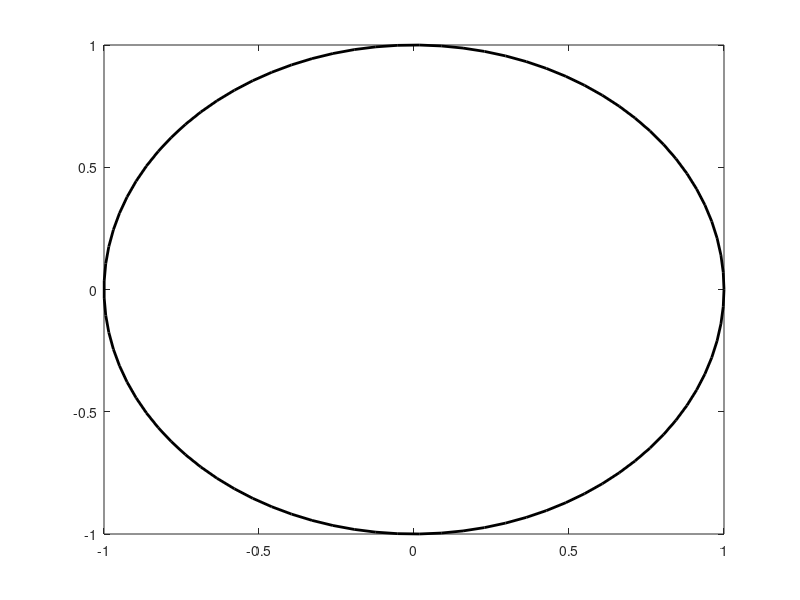

Recreate this plot in MATLAB.
function circle;  % empty circular plots

[XC,YC] = pol2cart(linspace(0,2*pi,360/4),ones(1,360/4));

plot(XC,YC,'-k','LineWidth',2);

end